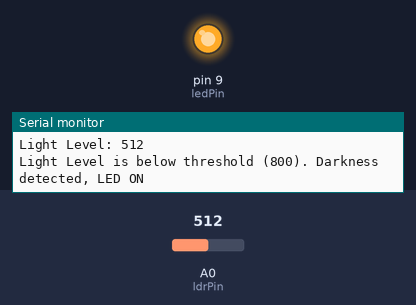
Bench run of a sketch on a simulated Arduino Uno, built with avr-gcc and run on an emulated ATmega328P. Parts: output pins drawn as LEDs (lit = HIGH), the last lines printed to the serial monitor. The inputs (shaded band) are chosen by the test bench; at power-on: A0 (ldrPin) = 512.

Above: at 3.8 s.
3.9 s: A0 (ldrPin) set to 782
7.8 s: A0 (ldrPin) set to 812
At 9.4 s:
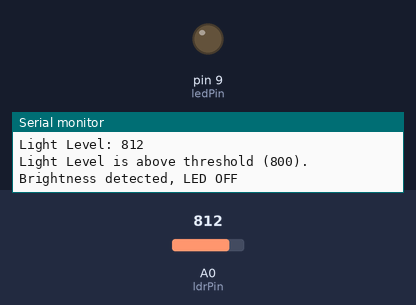
11.7 s: A0 (ldrPin) set to 790
At 12.4 s:
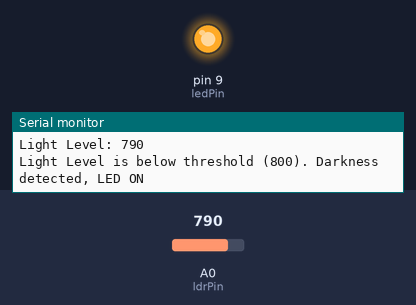
15.6 s: A0 (ldrPin) set to 810
At 18.5 s:
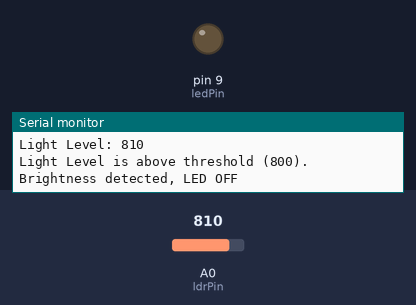
Timing chart, 0 to 20.0 s (numbered marks = the images above; inputs shaded):
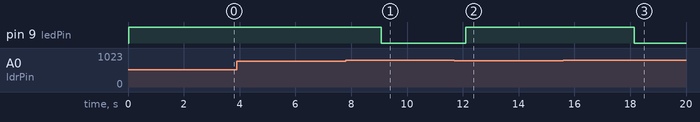

The sketch:

light_module.ino
```cpp
// Define pins
const int ldrPin = A0; // LDR module output connected to A0
const int ledPin = 9;  // LED connected to pin 9

// Threshold value for darkness (adjust based on your environment)
const int threshold = 800;

void setup() {
  pinMode(ledPin, OUTPUT); // Set LED pin as output
  Serial.begin(9600);      // Initialize Serial Monitor for debugging
}

void loop() {
  int lightLevel = analogRead(ldrPin); // Read LDR value
  Serial.print("Light Level: ");
  Serial.println(lightLevel);         // Print light level

  if (lightLevel < threshold) {
  Serial.print("Light Level is below threshold (");
  Serial.print(threshold);
  Serial.println("). Darkness detected, LED ON");
  digitalWrite(ledPin, HIGH);
} else {
  Serial.print("Light Level is above threshold (");
  Serial.print(threshold);
  Serial.println("). Brightness detected, LED OFF");
  digitalWrite(ledPin, LOW);
}


  delay(3000); // Delay for stable readings
}
```

Measured:
- the behaviour switches between 799 and 800 on A0 (ldrPin) (found by bisection; images 0 and 1)
- after the input at 7.8 s, pin 9 (ledPin): HIGH → LOW after 1.3 s
- after the input at 11.7 s, pin 9 (ledPin): LOW → HIGH after 0.40 s
- after the input at 15.6 s, pin 9 (ledPin): HIGH → LOW after 2.5 s
